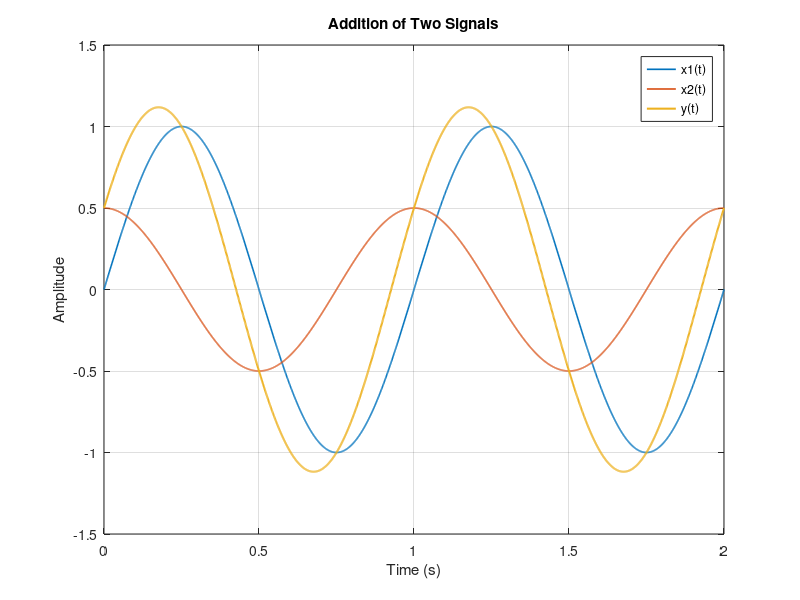

MATLAB code to generate this figure:
clc;
clear;
close all;

t = 0:0.001:2;

x1 = sin(2*pi*t);
x2 = 0.5*cos(2*pi*t);

y = x1 + x2;

plot(t, x1, 'LineWidth', 1.2);
hold on;
plot(t, x2, 'LineWidth', 1.2);
plot(t, y, 'LineWidth', 1.5);
hold off;

grid on;
xlabel('Time (s)');
ylabel('Amplitude');
title('Addition of Two Signals');
legend('x1(t)', 'x2(t)', 'y(t)');
